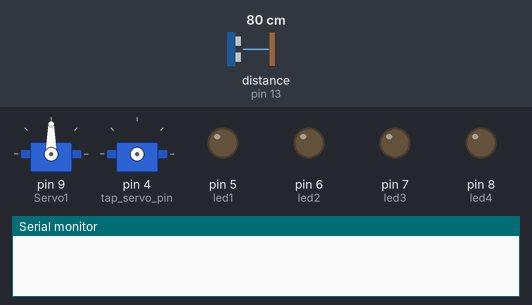
This sketch was run on a simulated Arduino Uno, built with avr-gcc and run on an emulated ATmega328P. On the bench: 2 × servo, output pins drawn as LEDs (lit = HIGH), the last lines printed to the serial monitor. The inputs (shaded band) are chosen by the test bench; at power-on: distance to the obstacle (sensor on pin 13) 80 cm. The echo pulse lasts 58.3 µs per cm; pins used as bus, display or sensor lines are not drawn.

Above: at 0.1 s.
At 2.1 s:
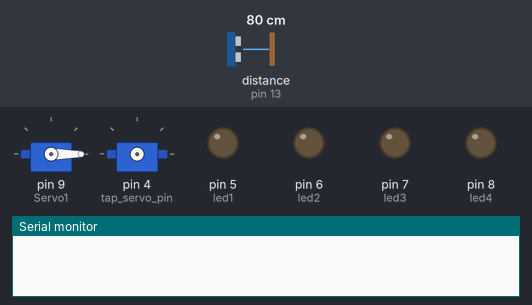
At 32.1 s:
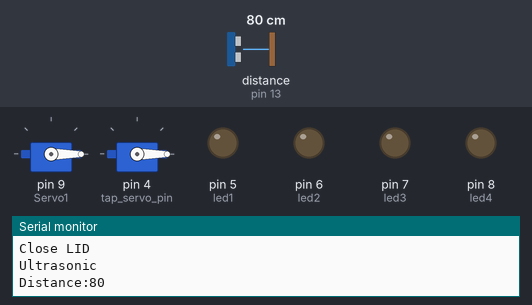
Timing chart, 0 to 33.6 s (numbered marks = the images above):
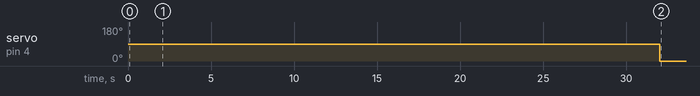

Measured:
- by itself, servo on pin 4 (tap_servo_pin): 90° → 0° at 32.0 s

The sketch:

sketch_s1.ino
```cpp
#include <SoftwareSerial.h>
#include <Servo.h>
#define trigpin1 12
#define echopin1 13
#define led1 5
#define led2 6
#define led3 7
#define led4 8


Servo tap_servo;

int sensor_pin =3;
int tap_servo_pin =4;
int val;


SoftwareSerial Gsm(2, 3);
Servo Servo1;
int pirPin = 4;
int pirState = 0;
int calibrationTime = 30;
const unsigned long eventTime_1 = 1000;
const unsigned long eventTime_2 = 5000;

unsigned long previousTime_1 = 0;
unsigned long previousTime_2 = 0;
void setup() {

  Serial.begin(9600);
  Gsm.begin(9600);
  Servo1.attach(9);
  delay(1000);
  Servo1.write(0);
  delay(1000);
  Servo1.detach();
  pinMode(trigpin1, OUTPUT);
  pinMode(echopin1, INPUT);
  pinMode(pirPin, INPUT);
  pinMode(led1, OUTPUT);
  pinMode(led2, OUTPUT);
  pinMode(led3, OUTPUT);
  pinMode(led4, OUTPUT);
  digitalWrite(led1, LOW);
  digitalWrite(led2, LOW);
  digitalWrite(led3, LOW);
  digitalWrite(led4, LOW);
  delay(calibrationTime * 1000);
  Serial.println("SMART DUSTBIN IS Ready TO WORK");
  Servo1.attach(9);


 pinMode(sensor_pin,INPUT);
  tap_servo.attach(tap_servo_pin);


}

bool flag = false;
bool flag1 = false;
long Distance1, Duration1;

void loop() {

  unsigned long currentTime = millis();

  if ( currentTime - previousTime_1 >= eventTime_1 )
  {
    Serial.println("PIR");
    pirState = digitalRead(pirPin);
    if (pirState == HIGH)
    {
      Servo1.attach(9);
      Serial.println("OPEN LID");
      Servo1.write(100);
      flag1 = true;
    }
    else if (pirState == LOW) {
      Serial.println("Close LID");
      if(flag1 == false)
      {
        Servo1.detach();
        delay(15);
      }
      else if(flag1 == true)
      {
      Servo1.write(0);
      delay(15);
      flag1 = false;
      }
    }
    previousTime_1 = currentTime;
  }
```

sketch_s2.ino
```cpp
  if ( currentTime - previousTime_2 >= eventTime_2 )
  {

    Serial.println("Ultrasonic");
    digitalWrite(trigpin1, LOW);
    delayMicroseconds(2);
    digitalWrite(trigpin1, HIGH);
    delayMicroseconds(10);
    digitalWrite(trigpin1, LOW);
    Duration1 = pulseIn(echopin1, HIGH);
    Distance1 = (Duration1 / 2) / 29.1;
    Serial.print("Distance:");
    Serial.println(Distance1);

    if ((Distance1 >= 21) && (Distance1 <= 28))
    {
      Serial.println("level 1");
      digitalWrite(led1, HIGH);
      digitalWrite(led2, LOW);
      digitalWrite(led3, LOW);
      digitalWrite(led4, LOW);
      flag = false;
    }
    else if ((Distance1 >= 15) && (Distance1 <= 20))
    {
      Serial.println("level 2");
      digitalWrite(led1, HIGH);
      digitalWrite(led2, HIGH);
      digitalWrite(led3, LOW);
      digitalWrite(led4, LOW);
    }
    else if ((Distance1 >= 7) && (Distance1 <= 14) )
    {
      Serial.println("level 3");
      digitalWrite(led1, HIGH);
      digitalWrite(led2, HIGH);
      digitalWrite(led3, HIGH);
      digitalWrite(led4, LOW);
    }
    else if ((Distance1 >= 0) && (Distance1 <= 6) )
    {
      Serial.println("level 4");
      digitalWrite(led1, HIGH);
      digitalWrite(led2, HIGH);
      digitalWrite(led3, HIGH);
      digitalWrite(led4, HIGH);
      if ( flag == false )
      {
        send_msg();
        flag = true;
      }
    }
    else
    {
      digitalWrite(led1, LOW);
      digitalWrite(led2, LOW);
      digitalWrite(led3, LOW);
      digitalWrite(led4, LOW);
    }

    previousTime_2 = currentTime;
  }


  val = digitalRead(sensor_pin);

  if (val==0)
  {tap_servo.write(0);
  }
  if (val==1)
  {tap_servo.write(180);
    }

}


void send_msg()
{
  Servo1.detach();
  delay(100);
  Gsm.println("AT+CMGF=1");
  delay(1000);
  Gsm.println("AT+CMGS=\"+91xxxxxxxxxx\"\r");
  delay(1000);
  Gsm.println("DUST BIN IS FULL");
  delay(100);
  Gsm.println((char)26);
  delay(1000);
  Servo1.attach(9);


}
```
